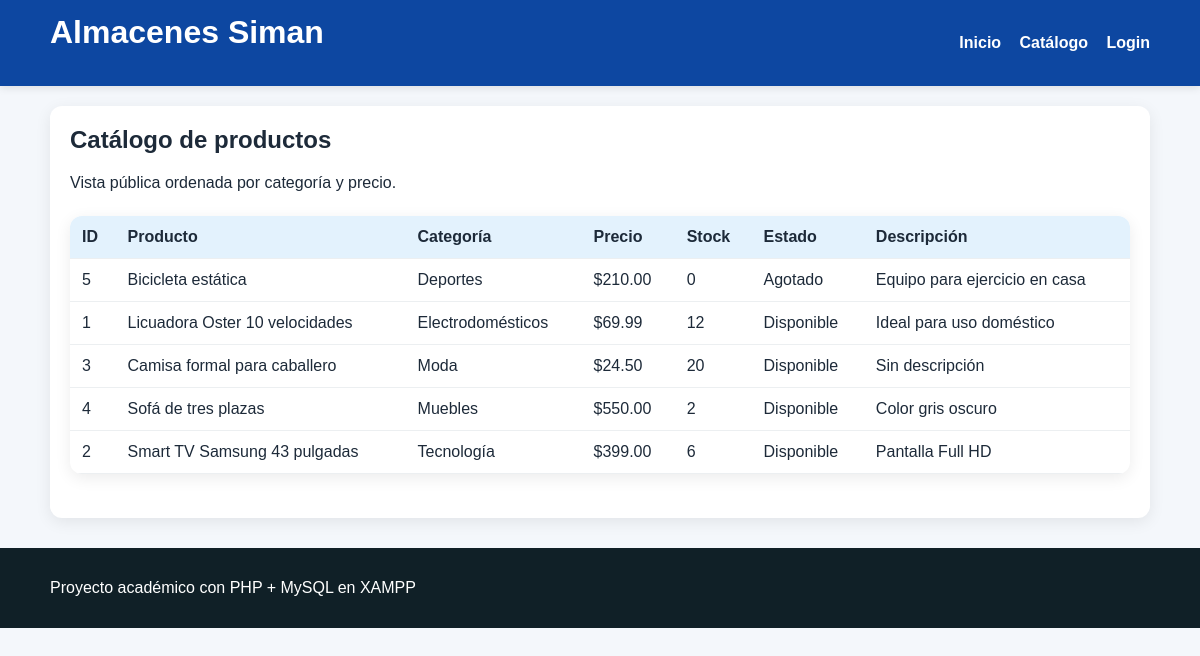
The page /productos.php on the database its author committed.
### tables this page shows
CREATE TABLE productos (
    id INT AUTO_INCREMENT PRIMARY KEY,
    nombre VARCHAR(80) NOT NULL,
    categoria_id INT NOT NULL,
    precio DECIMAL(10,2) NOT NULL,
    stock INT NOT NULL,
    estado ENUM('Disponible','Agotado') NOT NULL,
    destacado ENUM('Sí','No') NOT NULL DEFAULT 'No',
    descripcion VARCHAR(150) NULL,
    CONSTRAINT fk_productos_categorias FOREIGN KEY (categoria_id) REFERENCES categorias(id)
);

CREATE TABLE categorias (
    id INT AUTO_INCREMENT PRIMARY KEY,
    nombre VARCHAR(50) NOT NULL,
    area VARCHAR(50) NOT NULL,
    activo ENUM('Sí','No') NOT NULL DEFAULT 'Sí',
    observacion VARCHAR(120) NULL
);

### productos.php (the view)
<?php
require 'config/db.php';
include 'includes/header.php';
$sql = "SELECT p.id, p.nombre, c.nombre AS categoria, p.precio, p.stock, p.estado, p.descripcion
        FROM productos p
        INNER JOIN categorias c ON p.categoria_id = c.id
        ORDER BY c.nombre ASC, p.precio DESC";
$productos = $pdo->query($sql)->fetchAll();
?>
<div class="card">
    <h2>Catálogo de productos</h2>
    <p>Vista pública ordenada por categoría y precio.</p>
    <table>
        <thead>
            <tr>
                <th>ID</th>
                <th>Producto</th>
                <th>Categoría</th>
                <th>Precio</th>
                <th>Stock</th>
                <th>Estado</th>
                <th>Descripción</th>
            </tr>
        </thead>
        <tbody>
            <?php foreach ($productos as $p): ?>
                <tr>
                    <td><?= htmlspecialchars($p['id']) ?></td>
                    <td><?= htmlspecialchars($p['nombre']) ?></td>
                    <td><?= htmlspecialchars($p['categoria']) ?></td>
                    <td>$<?= number_format($p['precio'], 2) ?></td>
                    <td><?= htmlspecialchars($p['stock']) ?></td>
                    <td><?= htmlspecialchars($p['estado']) ?></td>
                    <td><?= htmlspecialchars($p['descripcion'] ?: 'Sin descripción') ?></td>
                </tr>
            <?php endforeach; ?>
        </tbody>
    </table>
</div>
<?php include 'includes/footer.php'; ?>

### includes/header.php (shortened to what this page needs)
<!DOCTYPE html>
<html lang="es">
<head>
    <link rel="stylesheet" href="css/style.css">
</head>
<body>
<header>
    <div class="container nav">
        <h1>Almacenes Siman</h1>
        <nav>
            <a href="index.php">Inicio</a>
            <a href="productos.php">Catálogo</a>
            <?php if (isset($_SESSION['usuario_id'])): ?>
                <a href="dashboard.php">Panel</a>
                <a href="logout.php">Salir</a>
            <?php else: ?>
                <a href="login.php">Login</a>
            <?php endif; ?>
        </nav>
    </div>
</header>
<main class="container">

### includes/footer.php
</main>
<footer>
    <div class="container">
        <p>Proyecto académico con PHP + MySQL en XAMPP</p>
    </div>
</footer>
</body>
</html>

### css/style.css (style rules this page uses)
* { box-sizing:border-box }
body { margin:0;font-family:Arial,Helvetica,sans-serif;background:#f4f7fb;color:#1d2a39 }
.container { width:min(1100px,92%);margin:auto }
header { background:#0d47a1;color:#fff;padding:14px 0;box-shadow:0 2px 8px rgba(0,0,0,.1) }
.nav { display:flex;justify-content:space-between;align-items:center;gap:20px }
nav a { color:#fff;text-decoration:none;margin-left:14px;font-weight:bold }
.hero,.card,table,form { background:#fff;border-radius:12px;box-shadow:0 4px 16px rgba(0,0,0,.08) }
.card { padding:20px;margin:20px 0 }
h1,h2,h3 { margin-top:0 }
table { width:100%;border-collapse:collapse;overflow:hidden;margin:24px 0 }
th,td { padding:12px;border-bottom:1px solid #eceff1;text-align:left }
th { background:#e3f2fd }
footer { background:#102027;color:#fff;padding:15px 0;margin-top:30px }

### rows shown on the page
productos: id "5", nombre "Bicicleta estática", categoria.nombre "Deportes", precio "210.00", stock "0", estado "Agotado", descripcion "Equipo para ejercicio en casa"
productos: id "1", nombre "Licuadora Oster 10 velocidades", categoria.nombre "Electrodomésticos", precio "69.99", stock "12", estado "Disponible", descripcion "Ideal para uso doméstico"
productos: id "3", nombre "Camisa formal para caballero", categoria.nombre "Moda", precio "24.50", stock "20", estado "Disponible", descripcion "Sin descripción"
productos: id "4", nombre "Sofá de tres plazas", categoria.nombre "Muebles", precio "550.00", stock "2", estado "Disponible", descripcion "Color gris oscuro"
productos: id "2", nombre "Smart TV Samsung 43 pulgadas", categoria.nombre "Tecnología", precio "399.00", stock "6", estado "Disponible", descripcion "Pantalla Full HD"
